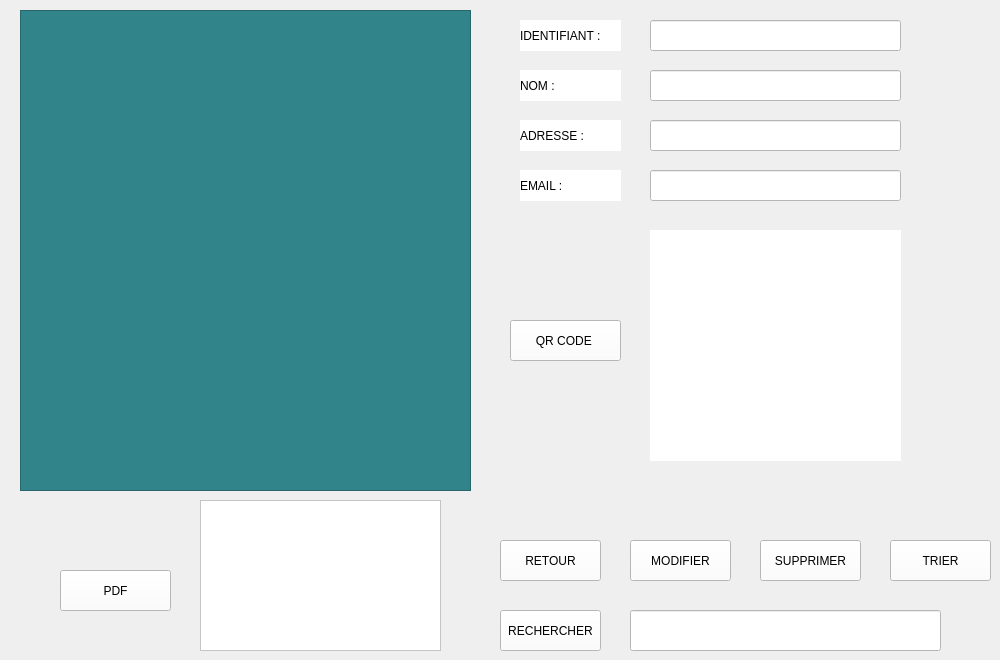
      <widget class="QWidget" name="affichagedesfournisseurs">
       <attribute name="title">
        <string>Affichage des fournisseurs</string>
       </attribute>
       <widget class="QTableView" name="listefournisseur">
        <property name="geometry">
         <rect>
          <x>20</x>
          <y>10</y>
          <width>451</width>
          <height>481</height>
         </rect>
        </property>
        <property name="styleSheet">
         <string notr="true">background-color: rgb(50, 132, 139);</string>
        </property>
       </widget>
       <widget class="QLabel" name="label_5">
        <property name="geometry">
         <rect>
          <x>520</x>
          <y>20</y>
          <width>101</width>
          <height>31</height>
         </rect>
        </property>
        <property name="styleSheet">
         <string notr="true">background-color: rgb(255, 255, 255);
color: rgb(0, 0, 0);</string>
        </property>
        <property name="text">
         <string>IDENTIFIANT :</string>
        </property>
       </widget>
       <widget class="QLabel" name="label_6">
        <property name="geometry">
         <rect>
          <x>520</x>
          <y>70</y>
          <width>101</width>
          <height>31</height>
         </rect>
        </property>
        <property name="styleSheet">
         <string notr="true">background-color: rgb(255, 255, 255);
color: rgb(0, 0, 0);</string>
        </property>
        <property name="text">
         <string>NOM :</string>
        </property>
       </widget>
       <widget class="QLabel" name="label_7">
        <property name="geometry">
         <rect>
          <x>520</x>
          <y>170</y>
          <width>101</width>
          <height>31</height>
         </rect>
        </property>
        <property name="styleSheet">
         <string notr="true">background-color: rgb(255, 255, 255);
color: rgb(0, 0, 0);</string>
        </property>
        <property name="text">
         <string>EMAIL : </string>
        </property>
       </widget>
       <widget class="QLabel" name="label_8">
        <property name="geometry">
         <rect>
          <x>520</x>
          <y>120</y>
          <width>101</width>
          <height>31</height>
         </rect>
        </property>
        <property name="styleSheet">
         <string notr="true">background-color: rgb(255, 255, 255);
color: rgb(0, 0, 0);</string>
        </property>
        <property name="text">
         <string>ADRESSE :</string>
        </property>
       </widget>
       <widget class="QLineEdit" name="identifiantfournisseuraffichage">
        <property name="geometry">
         <rect>
          <x>650</x>
          <y>20</y>
          <width>251</width>
          <height>31</height>
         </rect>
        </property>
        <property name="styleSheet">
         <string notr="true">alternate-background-color: rgb(255, 255, 255);
background-color: rgb(255, 255, 255);
color: rgb(0, 0, 0);</string>
        </property>
       </widget>
       <widget class="QLineEdit" name="nomfournisseuraffichage">
        <property name="geometry">
         <rect>
          <x>650</x>
          <y>70</y>
          <width>251</width>
          <height>31</height>
         </rect>
        </property>
        <property name="styleSheet">
         <string notr="true">alternate-background-color: rgb(255, 255, 255);
background-color: rgb(255, 255, 255);
color: rgb(0, 0, 0);</string>
        </property>
       </widget>
       <widget class="QLineEdit" name="adressefournisseuraffichage">
        <property name="geometry">
         <rect>
          <x>650</x>
          <y>120</y>
          <width>251</width>
          <height>31</height>
         </rect>
        </property>
        <property name="styleSheet">
         <string notr="true">alternate-background-color: rgb(255, 255, 255);
background-color: rgb(255, 255, 255);
color: rgb(0, 0, 0);</string>
        </property>
       </widget>
       <widget class="QLineEdit" name="emailfournisseuraffichage">
        <property name="geometry">
         <rect>
          <x>650</x>
          <y>170</y>
          <width>251</width>
          <height>31</height>
         </rect>
        </property>
        <property name="styleSheet">
         <string notr="true">alternate-background-color: rgb(255, 255, 255);
background-color: rgb(255, 255, 255);
color: rgb(0, 0, 0);</string>
        </property>
       </widget>
       <widget class="QLabel" name="qr_code">
        <property name="geometry">
         <rect>
          <x>650</x>
          <y>230</y>
          <width>251</width>
          <height>231</height>
         </rect>
        </property>
        <property name="styleSheet">
         <string notr="true">background-color: rgb(255, 255, 255);
color: rgb(0, 0, 0);</string>
        </property>
        <property name="text">
         <string/>
        </property>
       </widget>
       <widget class="QPushButton" name="qrCode">
        <property name="geometry">
         <rect>
          <x>510</x>
          <y>320</y>
          <width>111</width>
          <height>41</height>
         </rect>
        </property>
        <property name="styleSheet">
         <string notr="true">background-color: rgb(255, 255, 255);
color: rgb(0, 0, 0);
alternate-background-color: rgb(255, 255, 255);</string>
        </property>
        <property name="text">
         <string>QR CODE </string>
        </property>
       </widget>
       <widget class="QPushButton" name="modifierfournisseur">
        <property name="geometry">
         <rect>
          <x>630</x>
          <y>540</y>
          <width>101</width>
          <height>41</height>
         </rect>
        </property>
        <property name="styleSheet">
         <string notr="true">background-color: rgb(255, 255, 255);</string>
        </property>
        <property name="text">
         <string>MODIFIER</string>
        </property>
       </widget>
       <widget class="QPushButton" name="supprimerfournisseur">
        <property name="geometry">
         <rect>
          <x>760</x>
          <y>540</y>
          <width>101</width>
          <height>41</height>
         </rect>
        </property>
        <property name="styleSheet">
         <string notr="true">background-color: rgb(255, 255, 255);</string>
        </property>
        <property name="text">
         <string>SUPPRIMER</string>
        </property>
       </widget>
       <widget class="QPushButton" name="trierfournisseur">
        <property name="geometry">
         <rect>
          <x>890</x>
          <y>540</y>
          <width>101</width>
          <height>41</height>
         </rect>
        </property>
        <property name="styleSheet">
         <string notr="true">background-color: rgb(255, 255, 255);</string>
        </property>
        <property name="text">
         <string>TRIER</string>
        </property>
       </widget>
       <widget class="QPushButton" name="rechercherfournisseur_2">
        <property name="geometry">
         <rect>
          <x>500</x>
          <y>610</y>
          <width>101</width>
          <height>41</height>
         </rect>
        </property>
        <property name="styleSheet">
         <string notr="true">background-color: rgb(255, 255, 255);</string>
        </property>
        <property name="text">
         <string>RECHERCHER</string>
        </property>
       </widget>
       <widget class="QPushButton" name="retour_2">
        <property name="geometry">
         <rect>
          <x>500</x>
          <y>540</y>
          <width>101</width>
          <height>41</height>
         </rect>
        </property>
        <property name="styleSheet">
         <string notr="true">background-color: rgb(255, 255, 255);</string>
        </property>
        <property name="text">
         <string>RETOUR</string>
        </property>
       </widget>
       <widget class="QLineEdit" name="rechercherfournisseuraffichage">
        <property name="geometry">
         <rect>
          <x>630</x>
          <y>610</y>
          <width>311</width>
          <height>41</height>
         </rect>
        </property>
        <property name="styleSheet">
         <string notr="true">alternate-background-color: rgb(255, 255, 255);
background-color: rgb(255, 255, 255);
color: rgb(0, 0, 0);</string>
        </property>
       </widget>
       <widget class="QTextBrowser" name="textbrowserfournisseurpdf">
        <property name="geometry">
         <rect>
          <x>200</x>
          <y>500</y>
          <width>241</width>
          <height>151</height>
         </rect>
        </property>
        <property name="styleSheet">
         <string notr="true">background-color: rgb(255, 255, 255);
color: rgb(0, 0, 0);</string>
        </property>
       </widget>
       <widget class="QPushButton" name="pdffournisseur">
        <property name="geometry">
         <rect>
          <x>60</x>
          <y>570</y>
          <width>111</width>
          <height>41</height>
         </rect>
        </property>
        <property name="styleSheet">
         <string notr="true">background-color: rgb(255, 255, 255);</string>
        </property>
        <property name="text">
         <string>PDF</string>
        </property>
       </widget>
      </widget>
